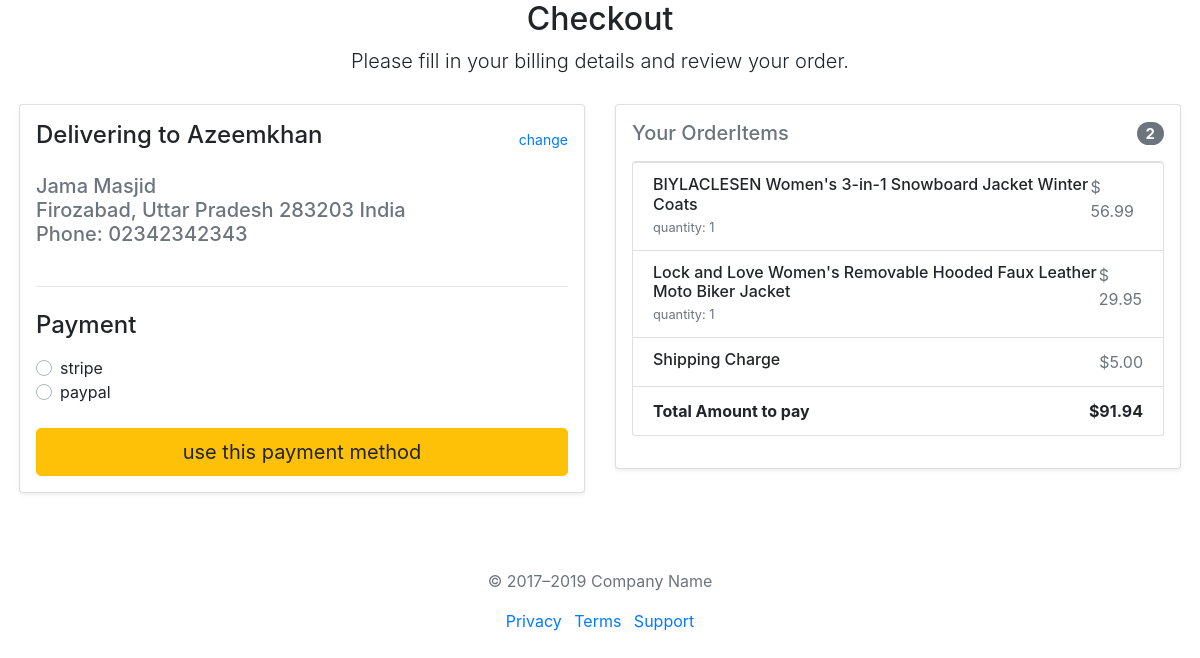
Screenshot of /checkout/ (signed in) with the database file from the repository.
### Alibaba/models.py (models this page shows, shortened)
class Address(models.Model):
    user = models.ForeignKey(User, on_delete=models.CASCADE, null=True)
    address_type = models.CharField(max_length=255,choices=Address_choice)
    address_line1 = models.CharField(max_length=255)
    address_line2 = models.CharField(max_length=255,null=True,blank=True)
    recipient_name =models.CharField(max_length=255)
    default = models.BooleanField(default=False)
    city = models.CharField(max_length=100)
    postal_code = models.CharField(max_length=10)
    state = models.CharField(max_length=100,blank=True,null=True)
    country = models.CharField(max_length=100)
    phone_regex = RegexValidator(regex=r'^\+?1?\d{9,15}$', message="Phone number must be in format: '+999999999'.")
    phone_number = models.CharField(validators=[phone_regex], max_length=17)
    created_at =models.DateTimeField(auto_now_add=True)
    update_at = models.DateTimeField(auto_now=True)
    class Meta:
        verbose_name_plural = 'Addresses'
        ordering = ['-default','-created_at']

class Order(models.Model):
    user = models.ForeignKey(User, on_delete=models.CASCADE)
    email = models.EmailField(max_length=30)
    shipping_date = models.DateTimeField(auto_now_add=True)
    ordered_date = models.DateTimeField(auto_now_add=True)  # Changed from default=datetime.now()
    ordered = models.BooleanField(default=False)
    total_amount = models.DecimalField(max_digits=5,decimal_places=2,blank=True,null= True)
    shipping_address = models.ForeignKey(
        Address, related_name='shipping_orders', on_delete=models.SET_NULL, blank=True, null=True)
    billing_address = models.ForeignKey(
        Address, related_name='billing_orders', on_delete=models.SET_NULL, blank=True, null=True)
    payment = models.ForeignKey(
        'Payment', on_delete=models.SET_NULL, blank=True, null=True)
    shipping_charge = models.DecimalField(max_digits=5,decimal_places=2,blank=True,default=Decimal('5.00'))
    being_delivered = models.BooleanField(default=False)
    received = models.BooleanField(default=False)
    refund_requested = models.BooleanField(default=False)
    refund_granted = models.BooleanField(default=False)
    status = models.CharField(max_length=233,choices=Order_status,default='pending')
    class Meta:
        verbose_name_plural = 'Orders'
        ordering = ['-id']
    def total_amount_of_order(self):
        return sum(item.get_total_item_price() for item in self.items.all()) + (self.shipping_charge or Decimal('0.00'))

class OrderItem(models.Model):
    order = models.ForeignKey(Order,on_delete=models.CASCADE,related_name='items')
    product = models.ForeignKey(ProductModel,on_delete=models.CASCADE)
    quantity=models.PositiveIntegerField(default=1)
    price = models.DecimalField( max_digits=5, decimal_places=2)
    def get_total_item_price(self):
        return self.price * self.quantity

class ProductModel(models.Model):
    title = models.CharField(max_length=70)
    selling_price = models.FloatField()
    discount = models.FloatField()
    description = models.TextField(max_length=200)
    category = models.ForeignKey(Category, on_delete=models.CASCADE, blank=True, null=True)  # New ForeignKey
    product_image = models.ImageField(upload_to='proImage', blank=True, null=True)
    composition = models.TextField( blank=True,null=True)
    is_stock = models.CharField(max_length=10,choices=Stock_Choices,default= 'in_stock')
    stock_quantity = models.BooleanField(default=True)
    def __str__(self):
        return f"{self.title}"

### Alibaba/views.py (the view, shortened to what this page needs)
# urls.py: path('checkout/',views.Checkout.as_view(),name='checkout'),
class Checkout(View):
    def get(self, *args, **kwargs):
            order= convert_cart_to_order(self.request)
            address_id =self.request.session.get('selected_address_id')
            if address_id:
                print('address_id ' , address_id)
                shipping_address = Address.objects.get(id=address_id,user=self.request.user)
            else:
                shipping_address = Address.objects.filter(user=self.request.user).first()
            billing_address = Address.objects.filter(user=self.request.user,address_type = 'billing').first()
            form = CheckoutForm()
            context = {
                'form': form,
                'order': order,
                'shipping_address': shipping_address,
                'billing_address': billing_address,
            }
            return render(self.request, "Alibaba/checkout.html", context)

### Alibaba/context_processors.py (called while the page is built)
def get_items_count(request):
    cart_count = 0
    if request.user.is_authenticated:
        cart = Cart.objects.filter(user=request.user, is_ordered=False).first()
        if cart:
            cart_count = CartItem.objects.filter(cart=cart).count()
    return {'cart_count': cart_count}

def get_category_list(request):
    category = Category.objects.all()
    return {'category':category}

### Alibaba/views.py (called while the page is built, shortened)
def convert_cart_to_order(request):
    cart = Cart.objects.filter(user=request.user, is_ordered=False).first()
    if not cart:
        existing_order = Order.objects.filter(user=request.user, ordered=False).first()
        if existing_order:
            return existing_order
        raise ValueError("No active cart or existing order.")

### Alibaba/templates/Alibaba/checkout.html (shortened to what this page needs)
{% extends 'Alibaba/base.html' %}
{% load static %}
{% load crispy_forms_tags %}
{% block content %}
<div class="container-fluid y-1">
  <div class="text-center mb-4">
    <h2>Checkout</h2>
    <p class="lead">Please fill in your billing details and review your order.</p>
  </div>
  <div class="row p-1 ">
    <div class="col-md-6   mb-4">
      <div class="card p-3 shadow-sm">
        <div class="d-flex justify-content-between align-items-center mb-3">
            <h4>Delivering to {{request.user}}</h4>
            <a style="text-decoration: none; font-size: 14px;" href="{% url 'address' %}">change </a>
        </div>
        <form method="POST" class="needs-validation" novalidate>
                {% if shipping_address %}
                  <div class="mb-4">
                    <h5 class="d-flex justify-content-between align-items-center mb-3">
                      <span class="text-muted">
                        <p>
                          {{ shipping_address.address_line1 }}<br>
                          {{ shipping_address.city }}, {{ shipping_address.state }} {{ shipping_address.postal_code }}
                          {{ shipping_address.country }}<br>
                          Phone: {{ shipping_address.phone_number }}
                        </p>
                      </span>
                    </h5>
                  </div>
                {% else %}
                  <div class="alert alert-warning">
                    No shipping address selected. Please select one from your address book.
                  </div>
                {% endif %}
                <hr>
          <h4 class="mt-4">Payment</h4>
          <div class="d-block my-3">
            {% for value, name in form.fields.payment_option.choices %}
            <div class="custom-control custom-radio">
              <label class="custom-control-label" for="{{ name }}">{{ name }}</label>
            </div>
            {% endfor %}
          </div>
          <button class="btn btn-warning btn-lg btn-block mt-4" type="submit">use this payment method</button>
        </form>
      </div>
    </div>
    <div class="col-md-6">
      <div class="card shadow-sm p-3">
        <h5 class="d-flex justify-content-between align-items-center mb-3">
          <span class="text-muted">Your OrderItems</span>
          <span class="badge badge-secondary badge-pill">{{ order.items.count }}</span>
        </h5>
        <ul class="list-group mb-3">
          {% for order_item in order.items.all %}
          <li class="list-group-item d-flex justify-content-between lh-condensed">
            <div>
              <h6 class="my-0">{{ order_item.product }}</h6>
              <small class="text-muted">quantity: {{ order_item.quantity }}</small>
            </div>
            <span class="text-muted">$ {{ order_item.get_total_item_price }}</span>
          </li>
          {% endfor %}
          <li class="list-group-item d-flex justify-content-between">
            <h6 class="my-0">Shipping Charge </h6>
            <span  class="text-muted">${{ order.shipping_charge }}</span>
          </li>
          <li class="list-group-item d-flex justify-content-between">
            <span><b>Total Amount to pay</b></span>
            <strong>${{ order.total_amount_of_order }}</strong>
          </li>
        </ul>
      </div>
    </div>
  </div>
  <footer class="text-center text-muted mt-5">
    <p>&copy; 2017–2019 Company Name</p>
    <ul class="list-inline">
      <li class="list-inline-item"><a href="#">Privacy</a></li>
      <li class="list-inline-item"><a href="#">Terms</a></li>
      <li class="list-inline-item"><a href="#">Support</a></li>
    </ul>
  </footer>
</div>
{% endblock content %}

### rows the page displays
Address: address_line1 "Jama Masjid", city "Firozabad", state "Uttar Pradesh", postal_code "283203", country "India", phone_number "02342342343"
Order: items.count "2", shipping_charge "5.00", total_amount_of_order "91.94"
OrderItem: product "BIYLACLESEN Women's 3-in-1 Snowboard Jacket Winter Coats", quantity "1", get_total_item_price "56.99"
OrderItem: product "Lock and Love Women's Removable Hooded Faux Leather Moto Biker Jacket", quantity "1", get_total_item_price "29.95"

### other values shown
{{ request.user }} "Azeemkhan"
{{ name }} "stripe" "paypal"
